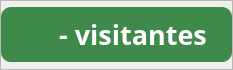
                           <widget class="QFrame" name="frame_12">
                            <property name="maximumSize">
                             <size>
                              <width>16777215</width>
                              <height>70</height>
                             </size>
                            </property>
                            <property name="styleSheet">
                             <string notr="true">QFrame#frame_12 {
	background: rgba(221, 255, 227, 0.85);
	border: 0px solid ;
	border-radius: 15px;
	padding: 4px
}</string>
                            </property>
                            <property name="frameShape">
                             <enum>QFrame::StyledPanel</enum>
                            </property>
                            <property name="frameShadow">
                             <enum>QFrame::Raised</enum>
                            </property>
                            <layout class="QHBoxLayout" name="horizontalLayout_16">
                             <property name="spacing">
                              <number>0</number>
                             </property>
                             <property name="leftMargin">
                              <number>0</number>
                             </property>
                             <property name="topMargin">
                              <number>0</number>
                             </property>
                             <property name="rightMargin">
                              <number>0</number>
                             </property>
                             <property name="bottomMargin">
                              <number>0</number>
                             </property>
                             <item>
                              <widget class="QFrame" name="frame_13">
                               <property name="maximumSize">
                                <size>
                                 <width>310</width>
                                 <height>55</height>
                                </size>
                               </property>
                               <property name="layoutDirection">
                                <enum>Qt::LeftToRight</enum>
                               </property>
                               <property name="autoFillBackground">
                                <bool>false</bool>
                               </property>
                               <property name="styleSheet">
                                <string notr="true">QFrame {
	background: #3F894B;
	border: 0px solid ;
	border-radius: 10px;
	padding: 4px
}</string>
                               </property>
                               <property name="frameShape">
                                <enum>QFrame::StyledPanel</enum>
                               </property>
                               <property name="frameShadow">
                                <enum>QFrame::Raised</enum>
                               </property>
                               <layout class="QHBoxLayout" name="horizontalLayout_25">
                                <property name="spacing">
                                 <number>0</number>
                                </property>
                                <property name="leftMargin">
                                 <number>10</number>
                                </property>
                                <property name="topMargin">
                                 <number>0</number>
                                </property>
                                <property name="rightMargin">
                                 <number>17</number>
                                </property>
                                <property name="bottomMargin">
                                 <number>0</number>
                                </property>
                                <item>
                                 <widget class="QFrame" name="frame_50">
                                  <property name="minimumSize">
                                   <size>
                                    <width>40</width>
                                    <height>40</height>
                                   </size>
                                  </property>
                                  <property name="maximumSize">
                                   <size>
                                    <width>40</width>
                                    <height>40</height>
                                   </size>
                                  </property>
                                  <property name="styleSheet">
                                   <string notr="true">QFrame {
	/*background-image: url(:/bigSize/icons/bigSize/AKLOGO.png);*/
	border-image: url(:/24x24/icons/24x24/visitante.png) 0 0 0 0 stretch stretch;
	background-position: center;
	background-repeat: no-repeat;
}</string>
                                  </property>
                                  <property name="frameShape">
                                   <enum>QFrame::StyledPanel</enum>
                                  </property>
                                  <property name="frameShadow">
                                   <enum>QFrame::Raised</enum>
                                  </property>
                                  <layout class="QVBoxLayout" name="verticalLayout_40">
                                   <property name="spacing">
                                    <number>0</number>
                                   </property>
                                   <property name="leftMargin">
                                    <number>0</number>
                                   </property>
                                   <property name="topMargin">
                                    <number>0</number>
                                   </property>
                                   <property name="rightMargin">
                                    <number>0</number>
                                   </property>
                                   <property name="bottomMargin">
                                    <number>0</number>
                                   </property>
                                  </layout>
                                 </widget>
                                </item>
                                <item alignment="Qt::AlignHCenter">
                                 <widget class="QLabel" name="visitantes_label">
                                  <property name="font">
                                   <font>
                                    <family>Satoshi Black</family>
                                    <pointsize>20</pointsize>
                                    <weight>75</weight>
                                    <bold>true</bold>
                                   </font>
                                  </property>
                                  <property name="styleSheet">
                                   <string notr="true">color: #ffffff;</string>
                                  </property>
                                  <property name="frameShape">
                                   <enum>QFrame::NoFrame</enum>
                                  </property>
                                  <property name="frameShadow">
                                   <enum>QFrame::Plain</enum>
                                  </property>
                                  <property name="text">
                                   <string>- visitantes</string>
                                  </property>
                                  <property name="alignment">
                                   <set>Qt::AlignCenter</set>
                                  </property>
                                  <property name="margin">
                                   <number>0</number>
                                  </property>
                                 </widget>
                                </item>
                               </layout>
                              </widget>
                             </item>
                            </layout>
                           </widget>
